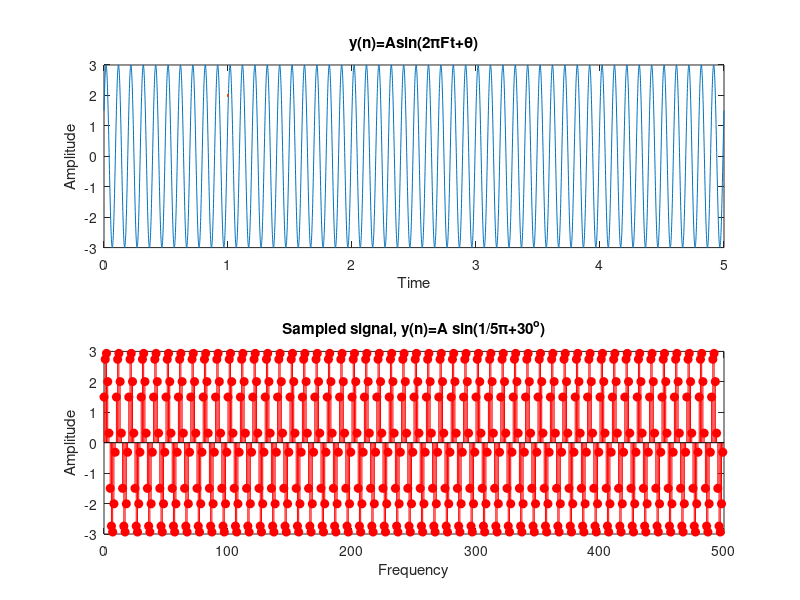

MATLAB code to generate this figure:
F=10;
theta=pi/6;
A=3;
t=0:0.001:5
yt=A.*sin(2*pi*F*t + theta);
subplot(211)
plot(t,yt,LineWidth=2);
xlabel('Time');
ylabel('Amplitude');
title('y(n)=Asin(2\piFt+\theta)');

%Sampling y(t)
Fs=10*F; %given in the question
ns=0:(5*Fs)-1; %since 5 cycles
ys=A.*sin((2*pi*F*(ns/Fs)) + theta); %divided by sampling frequency
subplot(212)
stem(ns,ys,'filled','r');
xlabel('Frequency');
ylabel('Amplitude');
title('Sampled signal, y(n)=A sin(1/5\pi+30^{o})');
